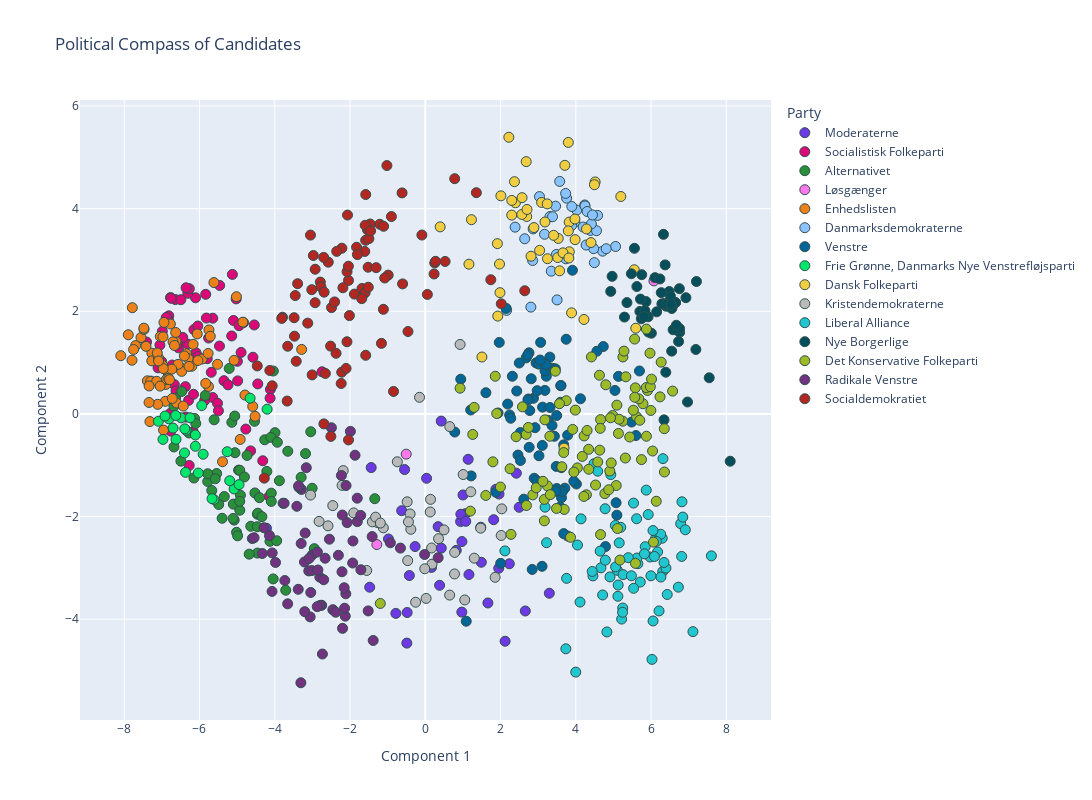

The notebook cell this image was saved under:
### Code cell
# Convert the PCA components to a DataFrame for use with Plotly
principal_df = pd.DataFrame(
    principal_components, columns=["Component 1", "Component 2"]
)

data = pd.read_excel("alldata.xlsx")

# Add candidate names and parties to this DataFrame
principal_df["Candidate"] = navn_col
principal_df["Party"] = parti_col
principal_df["Age"] = data["alder"]
principal_df["Constituency"] = data["storkreds"]

# Use Plotly Express to create the scatter plot
fig = px.scatter(
    principal_df,
    x="Component 1",
    y="Component 2",
    color="Party",
    hover_data=[
        "Candidate",
        "Party",
        "Age",
        "Constituency",
    ],  # configure hover information
    title="Political Compass of Candidates",
    color_discrete_map=party_colors,
)  # map party colors to the ones defined earlier

# Improve layout
fig.update_traces(
    marker=dict(
        size=10, line=dict(width=1, color="DarkSlateGrey")
    ),  # Customize point appearance
    textposition="top center",
)
fig.update_layout(
    showlegend=True,  # Show legend
    legend_title_text="Party",  # Legend title
    hovermode="closest",  # Hover only over the closest point
    height=800,
    width=1200,
)  # Adjust the size of the plot

# Show figure
fig.show()

### Figure 1 — Plotly figure (JSON) as saved in the notebook; plotly's stock layout.template omitted (floating-point values rounded to 4 significant figures; data arrays with more than 128 entries replaced by an {"elided": "..."} marker saying what was removed)
{"data": [{"customdata": {"elided": "42x4 mixed values"}, "hovertemplate": "Party=%{customdata[1]}<br>Component 1=%{x}<br>Component 2=%{y}<br>Candidate=%{customdata[0]}<br>Age=%{customdata[2]}<br>Constituency=%{customdata[3]}<extra></extra>", "legendgroup": "Moderaterne", "marker": {"color": "rgb(108, 57, 229)", "line": {"color": "DarkSlateGrey", "width": 1}, "size": 10, "symbol": "circle"}, "mode": "markers", "name": "Moderaterne", "orientation": "v", "showlegend": true, "textposition": "top center", "type": "scatter", "x": [3.362, -0.4901, 1.664, 0.1651, 1.139, 0.4243, -1.477, 1.816, 3.296, -0.2711, -4.221, 2.121, 1.489, 0.9387, -0.5505, 1.952, -1.438, 0.03463, 1.475, 2.495, 0.8232, 1.067, -0.782, 0.9451, 1.959, 0.3408, -0.4233, 1.16, 1.876, 2.419, 2.233, 2.658, 0.3808, 3.782, 1.002, 0.4237, 1.076, -0.6272, 0.9739, -0.978, -0.4816, 0.9708], "xaxis": "x", "y": [-1.517, -4.467, -3.685, -2.992, -0.8857, -2.617, -3.378, -2.062, -3.496, -2.585, -2.228, -4.431, -2.892, -2.098, -1.085, -3.01, -1.047, -1.255, -2.208, -1.821, -2.659, -1.945, -3.888, -1.956, -1.562, -2.197, -3.151, -3.131, -1.471, -1.156, -2.922, -3.841, -3.341, -2.38, -1.58, -0.1407, -2.094, -1.886, -2.488, -2.438, -3.871, -3.863], "yaxis": "y"}, {"customdata": {"elided": "70x4 mixed values"}, "hovertemplate": "Party=%{customdata[1]}<br>Component 1=%{x}<br>Component 2=%{y}<br>Candidate=%{customdata[0]}<br>Age=%{customdata[2]}<br>Constituency=%{customdata[3]}<extra></extra>", "legendgroup": "Socialistisk Folkeparti", "marker": {"color": "rgb(221, 8, 120)", "line": {"color": "DarkSlateGrey", "width": 1}, "size": 10, "symbol": "circle"}, "mode": "markers", "name": "Socialistisk Folkeparti", "orientation": "v", "showlegend": true, "textposition": "top center", "type": "scatter", "x": [-6.092, -7.052, -6.644, -4.641, -6.765, -6.558, -7.407, -7.101, -6.105, -5.647, -5.647, -6.374, -6.168, -4.319, -6.816, -6.256, -5.098, -6.781, -6.724, -5.463, -6.289, -4.544, -5.687, -6.494, -6.317, -5.835, -5.144, -4.115, -4.769, -6.361, -6.824, -5.758, -6.309, -5.522, -6.885, -6.669, -6.27, -5.497, -6.04, -5.794, -5.469, -7.005, -6.356, -2.743, -6.149, -6.77, -6.532, -6.445, -4.579, -5.35, -6.624, -4.147, -4.83, -6.044, -6.594, -6.987, -5.026, -6.752, -4.994, -5.817, -6.273, -4.452, -4.895, -6.16, -5.865, -5.242, -5.126, -4.124, -4.986, -4.949], "xaxis": "x", "y": [1.192, 1.341, 2.228, -0.7212, -0.336, 1.287, 1.402, 0.8968, 2.262, 0.3191, 1.865, 0.5311, -0.3494, -0.9136, 1.911, 1.096, 1.82, 0.008828, 0.9522, 2.503, 0.2635, 1.733, 0.81, 2.226, 1.361, 2.33, 1.519, 0.4782, -0.2962, -0.06233, 1.822, 1.478, 2.35, 0.2072, 1.878, 0.5706, 2.44, 0.05958, 1.118, 1.076, 1.322, 1.021, 2.457, 0.8208, 1.643, 2.266, 0.8992, 1.49, 1.104, 0.6473, 0.448, -1.606, 1.779, 1.712, 1.358, 1.609, 2.241, 2.253, 1.024, 1.867, -1.006, 0.5842, 1.198, 0.3824, 0.2598, 0.5662, 2.718, 0.307, 0.6434, 1.719], "yaxis": "y"}, {"customdata": {"elided": "67x4 mixed values"}, "hovertemplate": "Party=%{customdata[1]}<br>Component 1=%{x}<br>Component 2=%{y}<br>Candidate=%{customdata[0]}<br>Age=%{customdata[2]}<br>Constituency=%{customdata[3]}<extra></extra>", "legendgroup": "Alternativet", "marker": {"color": "rgb(42, 143, 57)", "line": {"color": "DarkSlateGrey", "width": 1}, "size": 10, "symbol": "circle"}, "mode": "markers", "name": "Alternativet", "orientation": "v", "showlegend": true, "textposition": "top center", "type": "scatter", "x": [-4.96, -4.038, -2.949, -4.46, -4.266, -4.93, -4.127, -6.13, -6.678, -4.736, -5.015, -6.633, -5.341, -4.912, -5.141, -5.101, -3.949, -4.461, -5.674, -6.679, -5.078, -4.537, -4.451, -5.063, -3.994, -3.877, -5.675, -3.299, -3.044, -4.092, -5.849, -3.708, -6.148, -5.781, -5.107, -3.653, -5.399, -6.493, -4.637, -3.008, -5.211, -4.527, -4.093, -5.61, -6.279, -5.056, -4.406, -4.102, -4.211, -3.183, -5.544, -4.341, -4.987, -6.099, -3.932, -6.472, -4.464, -5.49, -4.929, -4.042, -4.93, -4.679, -3.779, -1.342, -5.782, -4.807, -5.581], "xaxis": "x", "y": [-1.096, 0.8349, -2.626, -1.956, -0.5047, -1.099, -2.483, -0.08919, -0.6439, -0.8094, -2.308, 0.3056, -1.612, -1.584, -0.1642, -1.758, -2.472, -2.713, -1.493, 0.1489, -2.07, -0.1445, -1.936, -0.04199, -0.3655, -1.303, -1.215, -1.236, -0.348, -1.545, 0.3588, -3.437, -1.249, -1.318, -2.038, -0.7282, -2.035, -0.921, -2.19, -1.45, 0.8861, -1.541, -1.705, -0.1145, -0.3719, -0.7565, -1.633, -0.457, -1.121, -0.7743, -1.162, -2.003, -2.377, -0.1878, -0.5531, 0.4363, -2.198, -1.766, -1.877, -3.216, -1.705, -2.733, -1.742, -1.653, -1.167, -1.229, -1.265], "yaxis": "y"}, {"customdata": [["Tom Gillesberg", "Løsgænger", 58, "Københavns Storkreds"], ["Chresten H. Ibsen", "Løsgænger", 46, "Østjyllands Storkreds"], ["Rasmus Paludan", "Løsgænger", 40, "Sjællands Storkreds"]], "hovertemplate": "Party=%{customdata[1]}<br>Component 1=%{x}<br>Component 2=%{y}<br>Candidate=%{customdata[0]}<br>Age=%{customdata[2]}<br>Constituency=%{customdata[3]}<extra></extra>", "legendgroup": "Løsgænger", "marker": {"color": "rgb(255, 118, 237)", "line": {"color": "DarkSlateGrey", "width": 1}, "size": 10, "symbol": "circle"}, "mode": "markers", "name": "Løsgænger", "orientation": "v", "showlegend": true, "textposition": "top center", "type": "scatter", "x": [-0.5069, -1.287, 6.075], "xaxis": "x", "y": [-0.7847, -2.547, 2.592], "yaxis": "y"}, {"customdata": {"elided": "74x4 mixed values"}, "hovertemplate": "Party=%{customdata[1]}<br>Component 1=%{x}<br>Component 2=%{y}<br>Candidate=%{customdata[0]}<br>Age=%{customdata[2]}<br>Constituency=%{customdata[3]}<extra></extra>", "legendgroup": "Enhedslisten", "marker": {"color": "rgb(237, 128, 25)", "line": {"color": "DarkSlateGrey", "width": 1}, "size": 10, "symbol": "circle"}, "mode": "markers", "name": "Enhedslisten", "orientation": "v", "showlegend": true, "textposition": "top center", "type": "scatter", "x": [-4.522, -7.265, -5.93, -6.908, -6.51, -7.111, -7.784, -3.285, -6.875, -6.344, -6.892, -4.848, -7.292, -4.586, -5.749, -6.872, -7.794, -7.386, -6.872, -6.954, -6.774, -7.421, -6.204, -6.624, -7.042, -6.473, -7.697, -6.299, -6.569, -6.817, -7.296, -5.771, -6.945, -6.983, -6.611, -6.703, -6.632, -7.137, -5.761, -6.28, -7.892, -6.797, -6.06, -6.402, -6.97, -6.665, -8.091, -7.317, -6.431, -7.267, -5.834, -5.616, -6.736, -7.751, -6.722, -7.554, -7.341, -7.474, -7.091, -7.339, -7.479, -5.389, -6.17, -6.963, -4.792, -6.041, -7.047, -7.122, -4.919, -7.088, -5.081, -5.521, -5.018, -5.714], "xaxis": "x", "y": [-0.04769, 1.183, 1.069, 0.2453, 0.9064, 0.1862, 2.069, 1.256, 0.843, 1.172, 0.5739, 1.788, 0.639, 0.1458, 1.636, 0.6728, 1.046, 0.6442, 0.6785, -0.3151, 1.752, 1.316, 0.9283, 1.413, 1.509, 0.8288, 1.331, 1.076, 0.9654, 0.6912, 0.632, 1.178, 1.782, 0.947, 0.2131, 1.405, 1.587, 0.635, 0.5341, 0.9253, 1.542, 0.6671, 1.558, 1.13, 1.502, 1.333, 1.134, -0.1499, 0.1527, 1.033, 0.595, 2.559, 0.8723, 1.254, 0.3012, 1.488, 0.2224, 1.645, 1.094, 0.5442, 1.671, -0.9325, 1.355, 0.8825, 0.3669, 1.04, 0.5412, 1.187, -0.4973, 1.031, 1.044, 0.9662, 2.283, 1.514], "yaxis": "y"}, {"customdata": {"elided": "37x4 mixed values"}, "hovertemplate": "Party=%{customdata[1]}<br>Component 1=%{x}<br>Component 2=%{y}<br>Candidate=%{customdata[0]}<br>Age=%{customdata[2]}<br>Constituency=%{customdata[3]}<extra></extra>", "legendgroup": "Danmarksdemokraterne", "marker": {"color": "rgb(138, 195, 255)", "line": {"color": "DarkSlateGrey", "width": 1}, "size": 10, "symbol": "circle"}, "mode": "markers", "name": "Danmarksdemokraterne", "orientation": "v", "showlegend": true, "textposition": "top center", "type": "scatter", "x": [2.853, 4.389, 3.755, 3.314, 4.025, 4.236, 3.463, 4.245, 3.347, 4.301, 3.729, 4.712, 4.55, 3.502, 3.975, 2.641, 3.381, 4.473, 4.414, 5.057, 4.493, 2.161, 3.169, 2.805, 3.888, 4.195, 2.386, 3.893, 3.573, 4.579, 3.734, 3.484, 3.034, 4.274, 4.808, 2.866, 4.443], "xaxis": "x", "y": [2.989, 3.576, 4.204, 3.845, 3.972, 4.071, 4.048, 4.052, 2.782, 3.944, 4.297, 3.171, 3.57, 2.222, 3.739, 3.412, 3.842, 3.221, 3.702, 3.263, 2.948, 2.017, 3.501, 2.081, 3.671, 3.641, 3.639, 4.041, 4.531, 3.868, 3.022, 3.108, 4.235, 3.291, 3.219, 3.605, 3.877], "yaxis": "y"}, {"customdata": {"elided": "84x4 mixed values"}, "hovertemplate": "Party=%{customdata[1]}<br>Component 1=%{x}<br>Component 2=%{y}<br>Candidate=%{customdata[0]}<br>Age=%{customdata[2]}<br>Constituency=%{customdata[3]}<extra></extra>", "legendgroup": "Venstre", "marker": {"color": "rgb(0, 102, 151)", "line": {"color": "DarkSlateGrey", "width": 1}, "size": 10, "symbol": "circle"}, "mode": "markers", "name": "Venstre", "orientation": "v", "showlegend": true, "textposition": "top center", "type": "scatter", "x": [3.479, 0.7826, 3.065, 3.708, 3.494, 5.091, 3.91, 3.783, 3.179, 3.116, 1.218, 3.109, 5.07, 2.463, 2.894, 2.841, 3.315, 1.934, 4.788, 2.617, 3.216, 2.241, 1.088, 2.917, 3.021, 2.189, 2.68, 4.73, 3.62, 2.314, 3.181, 4.016, 3.677, 5.691, 5.598, 3.103, 3.745, 2.755, 2.004, 2.875, 3.262, 3.381, 3.309, 0.9423, 2.944, 2.499, 4.56, 2.721, 2.149, 3.014, 3.593, 2.776, 2.815, 3.49, 2.738, 3.6, 1.61, 2.76, 3.368, 3.643, 3.43, 5.133, 1.966, 3.21, 5.04, 3.679, 1.207, 3.455, 4.124, 5.483, 3.606, 2.728, 2.271, 2.43, 3.051, 1.874, 2.961, 2.528, 3.472, 3.614, 3.581, 2.973, 2.526, 3.947], "xaxis": "x", "y": [-1.024, -0.3538, 1.393, -1.448, -1.454, -1.974, 2.799, -0.4149, 0.4579, 0.1318, -1.209, -0.6144, -1.731, -0.8023, -1.255, -3.032, 0.1244, 0.01755, -2.586, -1.662, 0.7335, -0.02127, -4.041, -0.2685, -0.8163, 0.1913, 1.091, 1.312, -1.634, 0.7334, 0.8406, -1.367, -0.6034, 0.8362, -0.4219, -2.971, 1.455, 1.191, -2.913, 0.3032, -0.1241, 0.8887, 1.106, 0.676, 0.9941, 0.9918, 1.221, 1.148, 2.056, 0.9702, 0.2264, 0.06494, 0.6845, -0.03243, 0.2901, 0.5494, 0.413, -0.6513, -0.2257, -1.513, -0.436, 0.7315, 1.393, 0.9617, 0.457, -2.333, 0.07573, 0.8787, 0.2941, -0.1591, 0.553, 0.2697, -0.0854, 0.4456, 1.05, -1.528, -1.303, -0.9088, -1.507, -1.048, -1.816, 0.4529, -0.3645, -1.315], "yaxis": "y"}, {"customdata": [["Ali Khatib", "Frie Grønne, Danmarks Nye Venstrefløjsparti", 27, "Østjyllands Storkreds"], ["Sara Hvidbak Grouleff", "Frie Grønne, Danmarks Nye Venstrefløjsparti", 33, "Østjyllands Storkreds"], ["Mohamed Abdikarim", "Frie Grønne, Danmarks Nye Venstrefløjsparti", 33, "Østjyllands Storkreds"], ["Karina Dammand", "Frie Grønne, Danmarks Nye Venstrefløjsparti", 42, "Østjyllands Storkreds"], ["Niko Grünfeld", "Frie Grønne, Danmarks Nye Venstrefløjsparti", 47, "Østjyllands Storkreds"], ["Iben Kirstine Parmann", "Frie Grønne, Danmarks Nye Venstrefløjsparti", 26, "Københavns Storkreds"], ["Daniel Tomicic", "Frie Grønne, Danmarks Nye Venstrefløjsparti", 26, "Københavns Storkreds"], ["Sikandar Siddique", "Frie Grønne, Danmarks Nye Venstrefløjsparti", 36, "Københavns Storkreds"], ["Elise Bjerkrheim", "Frie Grønne, Danmarks Nye Venstrefløjsparti", 48, "Københavns Storkreds"], ["Rashid Ali", "Frie Grønne, Danmarks Nye Venstrefløjsparti", 38, "Københavns Storkreds"], ["Rajesh Holmen", "Frie Grønne, Danmarks Nye Venstrefløjsparti", 34, "Københavns Storkreds"], ["Sazan Garmiyani", "Frie Grønne, Danmarks Nye Venstrefløjsparti", 29, "Københavns Storkreds"], ["Esra Ocak", "Frie Grønne, Danmarks Nye Venstrefløjsparti", 33, "Nordjyllands Storkreds"], ["Susanne Zimmer", "Frie Grønne, Danmarks Nye Venstrefløjsparti", 62, "Nordjyllands Storkreds"], ["Nishan Ganesh", "Frie Grønne, Danmarks Nye Venstrefløjsparti", 35, "Fyns Storkreds"], ["Rishi Balachandran", "Frie Grønne, Danmarks Nye Venstrefløjsparti", 31, "Vestjyllands Storkreds"], ["Marianne Karlberg", "Frie Grønne, Danmarks Nye Venstrefløjsparti", 58, "Sydjyllands Storkreds"], ["Xenia Anderson", "Frie Grønne, Danmarks Nye Venstrefløjsparti", 20, "Sjællands Storkreds"], ["Ahmet Üzümcü", "Frie Grønne, Danmarks Nye Venstrefløjsparti", 35, "Sjællands Storkreds"], ["Jasmin Kaur", "Frie Grønne, Danmarks Nye Venstrefløjsparti", 21, "Sjællands Storkreds"], ["Yadvinder Singh", "Frie Grønne, Danmarks Nye Venstrefløjsparti", 30, "Sjællands Storkreds"], ["Clara Rebecca Svarc", "Frie Grønne, Danmarks Nye Venstrefløjsparti", 31, "Nordsjællands Storkreds"], ["Lars Oskan-Henriksen", "Frie Grønne, Danmarks Nye Venstrefløjsparti", 51, "Nordsjællands Storkreds"], ["Sabrina Raaschou Brammer", "Frie Grønne, Danmarks Nye Venstrefløjsparti", 22, "Københavns Omegns Storkreds"], ["Aqeel Akhtar", "Frie Grønne, Danmarks Nye Venstrefløjsparti", 31, "Københavns Omegns Storkreds"], ["Asham Nadeem", "Frie Grønne, Danmarks Nye Venstrefløjsparti", 26, "Københavns Omegns Storkreds"]], "hovertemplate": "Party=%{customdata[1]}<br>Component 1=%{x}<br>Component 2=%{y}<br>Candidate=%{customdata[0]}<br>Age=%{customdata[2]}<br>Constituency=%{customdata[3]}<extra></extra>", "legendgroup": "Frie Grønne, Danmarks Nye Venstrefløjsparti", "marker": {"color": "rgb(0, 230, 106)", "line": {"color": "DarkSlateGrey", "width": 1}, "size": 10, "symbol": "circle"}, "mode": "markers", "name": "Frie Grønne, Danmarks Nye Venstrefløjsparti", "orientation": "v", "showlegend": true, "textposition": "top center", "type": "scatter", "x": [-4.204, -5.617, -6.399, -6.371, -6.109, -6.702, -6.489, -6.109, -6.813, -7.092, -6.032, -4.655, -5.668, -5.081, -5.94, -6.63, -4.949, -6.356, -5.903, -5.264, -6.392, -6.971, -6.915, -6.624, -5.197, -6.25], "xaxis": "x", "y": [0.09137, -1.667, -0.761, -1.139, -0.6314, -0.2769, -0.0765, -0.4111, -0.09616, -0.1441, -1.152, 0.3056, -1.652, -1.463, 0.162, -0.0316, -1.378, -0.3179, -0.7862, -0.7374, -0.2907, -0.4972, -0.04182, -0.495, -1.303, -0.07606], "yaxis": "y"}, {"customdata": {"elided": "49x4 mixed values"}, "hovertemplate": "Party=%{customdata[1]}<br>Component 1=%{x}<br>Component 2=%{y}<br>Candidate=%{customdata[0]}<br>Age=%{customdata[2]}<br>Constituency=%{customdata[3]}<extra></extra>", "legendgroup": "Dansk Folkeparti", "marker": {"color": "rgb(243, 205, 65)", "line": {"color": "DarkSlateGrey", "width": 1}, "size": 10, "symbol": "circle"}, "mode": "markers", "name": "Dansk Folkeparti", "orientation": "v", "showlegend": true, "textposition": "top center", "type": "scatter", "x": [5.554, 2.22, 3.825, 2.396, 2.297, 3.887, 0.3952, 1.16, 3.247, 3.801, 3.569, 3.18, 5.594, 4.216, 3.981, 3.709, 2.681, 3.519, 4.513, 3.828, 2.886, 3.534, 2.81, 4.403, 4.283, 3.091, 3.41, 2.696, 3.239, 3.977, 4.495, 5.196, 3.66, 1.972, 2.565, 2.009, 1.926, 1.985, 1.227, 2.703, 2.37, 3.815, 1.916, 2.571, 3.038, 3.8, 2.298, 1.505, 3.688], "xaxis": "x", "y": [2.809, 5.391, 3.737, 4.113, 3.874, 1.969, 3.645, 2.917, 3.024, 3.567, 2.788, 3.74, 1.67, 1.84, 3.396, 4.844, 4.916, 3.047, 4.52, 3.159, 3.631, 3.419, 3.072, 3.339, 3.605, 4.121, 3.48, 3.847, 4.093, 3.797, 4.466, 4.237, 3.139, 2.92, 3.887, 4.249, 1.906, 2.363, 3.785, 3.984, 4.526, 3.038, 3.318, 4.214, 3.186, 5.291, 4.161, 1.108, -0.6672], "yaxis": "y"}, {"customdata": {"elided": "42x4 mixed values"}, "hovertemplate": "Party=%{customdata[1]}<br>Component 1=%{x}<br>Component 2=%{y}<br>Candidate=%{customdata[0]}<br>Age=%{customdata[2]}<br>Constituency=%{customdata[3]}<extra></extra>", "legendgroup": "Kristendemokraterne", "marker": {"color": "rgb(186, 186, 186)", "line": {"color": "DarkSlateGrey", "width": 1}, "size": 10, "symbol": "circle"}, "mode": "markers", "name": "Kristendemokraterne", "orientation": "v", "showlegend": true, "textposition": "top center", "type": "scatter", "x": [0.1394, 0.6498, -0.4815, 2.032, 0.1789, -0.4039, -2.211, -2.458, -3.049, 1.049, 0.777, 0.1676, -1.276, -1.407, -2.822, -0.7428, -1.115, -1.32, 0.6475, 1.006, -0.3838, 0.7806, -0.2568, 0.4974, 2.017, 1.471, 1.856, -0.4474, -2.181, -0.4675, -1.194, 0.02251, 1.302, -0.01369, -0.1533, 0.925, 1.209, 0.3531, -1.903, -1.556, -2.585, 0.131], "xaxis": "x", "y": [-1.666, -0.2475, -1.714, -1.851, -2.928, -1.95, -1.393, -1.787, -1.582, -3.626, -3.119, -2.614, -2.117, -2.104, -2.095, -0.9329, -2.221, -2.012, -3.532, -1.182, -2.249, -2.699, -3.67, -2.261, -2.37, -2.227, -3.185, -2.104, -1.105, -2.859, -2.128, -3.596, -2.812, -3.018, 0.3231, 1.354, -1.518, -2.432, -1.93, -3.052, -2.182, -1.911], "yaxis": "y"}, {"customdata": {"elided": "70x4 mixed values"}, "hovertemplate": "Party=%{customdata[1]}<br>Component 1=%{x}<br>Component 2=%{y}<br>Candidate=%{customdata[0]}<br>Age=%{customdata[2]}<br>Constituency=%{customdata[3]}<extra></extra>", "legendgroup": "Liberal Alliance", "marker": {"color": "rgb(33, 198, 207)", "line": {"color": "DarkSlateGrey", "width": 1}, "size": 10, "symbol": "circle"}, "mode": "markers", "name": "Liberal Alliance", "orientation": "v", "showlegend": true, "textposition": "top center", "type": "scatter", "x": [2.116, 6.821, 3.755, 5.845, 5.713, 5.118, 5.872, 5.649, 5.974, 4.78, 6.309, 6.212, 5.104, 4.112, 3.735, 5.615, 6.26, 4.668, 5.246, 6.296, 3.183, 4.929, 5.05, 6.119, 4.907, 6.395, 6.052, 4.045, 6.173, 4.455, 5.057, 5.218, 6.256, 4.785, 6.14, 5.626, 6.051, 4.481, 6.344, 6.09, 4.826, 6.787, 5.534, 6.429, 5.824, 6.315, 6.843, 4.436, 5.154, 5.924, 6.813, 5.536, 4.138, 6.91, 5.243, 5.394, 5.195, 3.223, 7.112, 5.996, 6.024, 4.713, 7.603, 4.581, 5.125, 5.256, 5.477, 3.998, 4.647, 6.725], "xaxis": "x", "y": [-2.67, -1.713, -3.205, -2.588, -3.277, -3.555, -1.486, -2.919, -2.789, -1.849, -3.074, -3.84, -3.049, -3.667, -4.578, -2.043, -3.18, -3.0, -3.783, -2.423, -1.818, -1.183, -2.174, -2.428, -3.177, -3.004, -4.036, -2.556, -2.69, -3.157, -2.982, -3.999, -2.345, -2.851, -2.485, -2.81, -2.274, -0.972, -2.895, -2.779, -4.25, -2.139, -1.738, -3.52, -2.727, -0.872, -2.011, -3.071, -2.514, -1.962, -2.778, -3.399, -2.046, -2.259, -3.866, -2.802, -2.211, -2.511, -4.244, -3.156, -4.784, -3.529, -2.767, -1.116, -3.335, -3.133, -3.155, -5.032, -2.674, -3.377], "yaxis": "y"}, {"customdata": {"elided": "51x4 mixed values"}, "hovertemplate": "Party=%{customdata[1]}<br>Component 1=%{x}<br>Component 2=%{y}<br>Candidate=%{customdata[0]}<br>Age=%{customdata[2]}<br>Constituency=%{customdata[3]}<extra></extra>", "legendgroup": "Nye Borgerlige", "marker": {"color": "rgb(5, 79, 92)", "line": {"color": "DarkSlateGrey", "width": 1}, "size": 10, "symbol": "circle"}, "mode": "markers", "name": "Nye Borgerlige", "orientation": "v", "showlegend": true, "textposition": "top center", "type": "scatter", "x": [6.008, 6.103, 6.149, 5.359, 5.922, 5.703, 5.866, 5.718, 6.758, 6.647, 6.401, 6.355, 7.205, 6.286, 6.555, 6.415, 6.344, 5.623, 7.19, 6.235, 6.374, 5.476, 5.74, 5.293, 5.838, 6.968, 8.102, 6.756, 6.329, 6.551, 6.482, 5.931, 6.585, 6.647, 4.928, 5.558, 6.647, 6.671, 4.964, 6.538, 6.547, 6.271, 5.814, 7.545, 6.517, 6.731, 5.752, 6.391, 6.926, 6.752, 6.538], "xaxis": "x", "y": [1.572, 2.655, 1.989, 2.169, 1.892, 1.996, 2.188, 2.237, 1.59, 2.168, 2.098, 2.153, 2.579, 2.144, 2.093, 2.135, -0.1163, 2.482, 1.255, 2.63, 2.904, 2.731, 1.854, 1.886, 2.011, 0.2316, -0.9228, 1.661, 3.499, 2.053, 2.385, 1.593, 1.64, 2.168, 2.387, 3.227, 2.168, 1.728, 2.68, 2.127, 1.223, 2.363, 1.894, 0.7036, 2.29, 1.411, 2.713, 0.8118, 2.265, 2.44, 2.127], "yaxis": "y"}, {"customdata": {"elided": "98x4 mixed values"}, "hovertemplate": "Party=%{customdata[1]}<br>Component 1=%{x}<br>Component 2=%{y}<br>Candidate=%{customdata[0]}<br>Age=%{customdata[2]}<br>Constituency=%{customdata[3]}<extra></extra>", "legendgroup": "Det Konservative Folkeparti", "marker": {"color": "rgb(158, 186, 39)", "line": {"color": "DarkSlateGrey", "width": 1}, "size": 10, "symbol": "circle"}, "mode": "markers", "name": "Det Konservative Folkeparti", "orientation": "v", "showlegend": true, "textposition": "top center", "type": "scatter", "x": [4.582, 4.34, 1.198, 5.563, 2.254, 6.064, 3.86, 5.615, 2.414, 3.629, 4.22, 4.043, 4.282, 1.796, 4.3, 3.164, 3.949, 5.971, 5.074, 5.529, 3.164, 3.987, 3.247, 5.7, 5.784, 6.573, 6.351, 5.172, 3.456, 5.316, 5.582, 5.994, 2.856, 4.171, 2.687, 0.9245, 1.859, 6.237, 5.432, 1.898, 5.906, 4.772, 2.682, 4.415, 5.252, 6.268, 5.279, 5.876, 1.261, 3.178, 2.948, 4.903, 5.247, 4.214, 4.657, 3.311, 5.872, 2.278, 6.355, 3.126, 3.745, 5.091, 6.137, 2.583, 6.039, 5.674, 4.658, 5.133, 3.565, 1.608, 5.567, 4.98, 1.997, -1.196, 3.692, 5.149, 3.319, 5.33, 5.745, 5.876, 5.981, 4.796, 2.739, 1.299, 4.874, 4.649, 3.678, 3.916, 4.923, 6.011, 5.108, 5.585, 3.487, 4.344, 4.636, 4.525, 4.628, 4.941], "xaxis": "x", "y": [-0.9368, -0.6898, -1.896, 1.458, -1.07, -2.499, -2.405, -0.0545, -0.4445, -1.031, -0.43, -1.052, -1.577, -0.9343, -0.3232, -1.666, -1.135, 1.183, -1.396, 0.07157, -2.085, 0.07375, -1.404, -0.1239, 0.1975, 0.4441, -0.2888, -2.849, 0.8322, -0.8602, 0.5073, 0.06661, -1.578, -0.8292, -1.785, 0.5014, 0.7343, 0.3318, -0.451, 0.00692, 0.4564, -1.554, -0.399, 1.11, 1.109, 1.008, 1.223, -0.4355, -0.4009, -0.1151, -1.441, -1.114, -0.1416, -1.609, -2.352, -0.4354, 0.513, -2.348, -1.133, -1.314, 0.2571, 0.1699, -1.703, 0.1376, -0.7236, 0.293, -0.1116, -0.3814, 0.1987, -1.589, 0.324, -0.03107, -1.425, -3.695, -1.862, -0.1038, -1.573, 0.7231, -0.8907, 1.653, 0.5294, 0.5674, -0.2644, 0.1267, -1.479, -0.2817, -0.7535, -0.3022, -0.07642, 0.6773, -2.234, -2.913, -1.843, -1.079, -0.7068, -1.386, 0.7536, -0.9556], "yaxis": "y"}, {"customdata": {"elided": "67x4 mixed values"}, "hovertemplate": "Party=%{customdata[1]}<br>Component 1=%{x}<br>Component 2=%{y}<br>Candidate=%{customdata[0]}<br>Age=%{customdata[2]}<br>Constituency=%{customdata[3]}<extra></extra>", "legendgroup": "Radikale Venstre", "marker": {"color": "rgb(113, 50, 128)", "line": {"color": "DarkSlateGrey", "width": 1}, "size": 10, "symbol": "circle"}, "mode": "markers", "name": "Radikale Venstre", "orientation": "v", "showlegend": true, "textposition": "top center", "type": "scatter", "x": [-0.6605, -4.068, -3.21, -2.077, -1.806, -1.716, -1.923, -2.733, -1.384, -2.457, -4.331, -2.214, -3.657, -2.112, -3.98, -3.298, -3.096, -2.802, -3.059, -2.754, -1.412, -3.005, -3.377, -3.013, -2.229, -2.155, -3.043, -2.381, -1.867, -1.517, -4.596, -2.699, 0.3421, -3.191, -2.661, -2.794, -3.751, -0.01742, -3.087, -2.494, -1.712, -3.162, -0.9281, -3.292, -4.549, -2.867, -4.141, -1.93, -3.355, -4.287, -3.203, -2.872, -1.991, -3.733, -2.126, -3.413, -2.547, -2.144, -3.306, -4.072, -2.309, -2.105, -2.204, -3.368, -2.853, -2.199, -1.808], "xaxis": "x", "y": [-2.615, -2.709, -2.886, -2.118, -2.099, -1.979, -2.477, -4.68, -4.416, -3.816, -2.721, -3.077, -3.702, -3.506, -2.895, -2.525, -3.06, -3.182, -3.956, -3.729, -2.391, -2.749, -3.419, -3.054, -1.2, -3.388, -3.481, -3.865, -0.806, -3.839, -2.43, -3.232, -2.802, -2.323, -2.813, -3.732, -1.742, -2.74, -2.817, -0.2702, -3.038, -1.05, -2.512, -1.473, -2.412, -2.692, -2.372, -2.907, -1.435, -2.219, -3.854, -3.757, -0.3408, -3.247, -3.942, -1.801, -2.442, -3.787, -5.24, -3.46, -2.756, -1.396, -1.971, -1.405, -3.043, -4.18, -1.643], "yaxis": "y"}, {"customdata": {"elided": "87x4 mixed values"}, "hovertemplate": "Party=%{customdata[1]}<br>Component 1=%{x}<br>Component 2=%{y}<br>Candidate=%{customdata[0]}<br>Age=%{customdata[2]}<br>Constituency=%{customdata[3]}<extra></extra>", "legendgroup": "Socialdemokratiet", "marker": {"color": "rgb(179, 39, 34)", "line": {"color": "DarkSlateGrey", "width": 1}, "size": 10, "symbol": "circle"}, "mode": "markers", "name": "Socialdemokratiet", "orientation": "v", "showlegend": true, "textposition": "top center", "type": "scatter", "x": [-0.09055, -3.795, -3.051, -2.041, 1.741, -1.674, -3.393, -2.655, -3.486, -3.43, -1.165, -3.006, -4.278, -2.975, -1.883, -1.21, -2.235, -2.509, -4.068, -2.221, -3.67, -1.681, -2.216, -3.476, -2.491, -1.519, 2.019, -2.081, -1.465, -1.306, -0.8436, -1.533, 0.2339, -3.656, -1.599, -0.986, -2.926, 1.357, -3.815, -3.016, -1.585, -3.124, -1.498, -0.6168, -1.583, 0.5262, -2.371, -3.456, -1.515, -2.016, -2.789, -1.019, -2.079, 0.2515, -1.078, -0.6034, -1.114, -2.353, -2.105, 2.643, -2.041, 0.7814, -1.583, -1.608, -2.044, 0.0552, -0.9005, -1.596, -2.189, -1.825, -4.465, -1.108, -2.578, -1.453, -2.516, -2.928, -2.41, -2.067, -2.694, -2.772, 0.2725, -1.689, -2.7, -2.688, -1.803, -0.4595, -4.131], "xaxis": "x", "y": [3.486, 1.884, 3.485, 2.6, 2.614, 2.3, 2.537, 0.7884, 1.874, 1.025, 1.375, 0.7596, -1.252, 3.087, 2.335, 3.695, 0.5925, -0.4389, 0.5476, 0.8127, 0.2492, 2.444, 3.229, 1.515, 2.071, 2.858, 2.145, 1.406, 3.701, 2.85, 0.4371, 3.585, 2.727, 1.318, 2.363, 2.705, 2.819, 4.311, 1.861, 2.421, 3.382, 1.769, 3.415, 4.307, 4.275, 2.971, 1.181, 2.306, 2.469, 1.915, 2.569, 4.84, 2.772, 2.942, 2.648, 2.533, 2.038, 3.167, 0.886, 2.399, -0.5077, 4.584, 1.142, 3.166, 2.878, 2.328, 3.845, 3.676, 2.458, 3.248, 0.9346, 3.656, 2.957, 3.567, 1.321, 2.167, 2.182, 3.875, -0.1947, 2.475, 2.973, 2.246, 3.05, 2.372, 3.104, 1.605, 0.8463], "yaxis": "y"}], "layout": {"height": 800, "hovermode": "closest", "legend": {"title": {"text": "Party"}, "tracegroupgap": 0}, "showlegend": true, "title": {"text": "Political Compass of Candidates"}, "width": 1200, "xaxis": {"anchor": "y", "domain": [0, 1], "title": {"text": "Component 1"}}, "yaxis": {"anchor": "x", "domain": [0, 1], "title": {"text": "Component 2"}}}}
